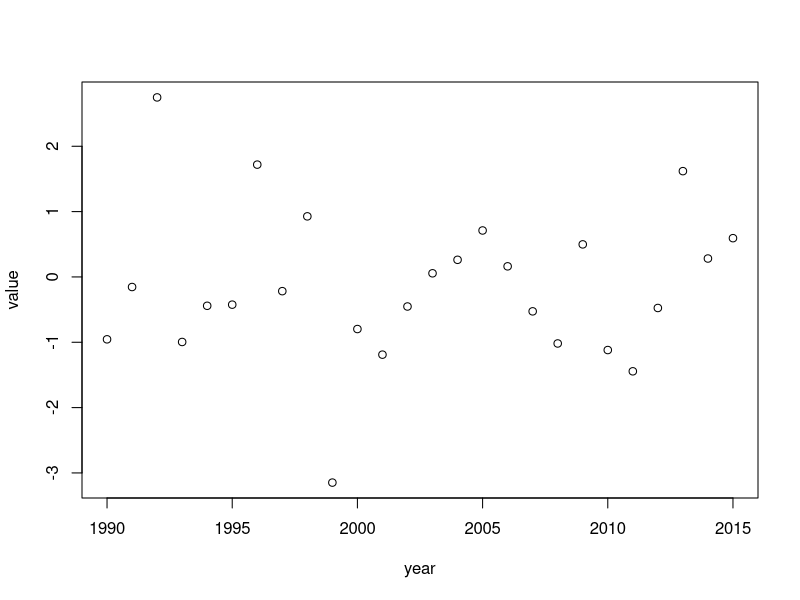

The R script that drew this image:
## ---- chunk 1
x<-4
x
x*2
## ---- chunk 2
x^2
## ---- chunk 3
year<-seq(1990,2015)
value<-rnorm(26)
plot(year,value)
